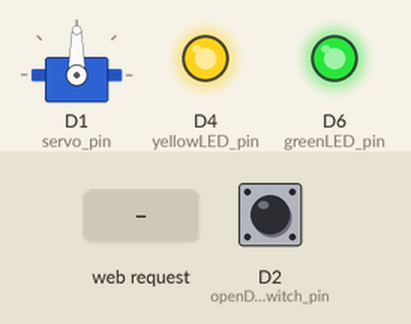
Simulated run of this sketch. Board: ESP8266 (NodeMCU). Parts: servo, output pins drawn as LEDs (lit = HIGH). The inputs (shaded band) are chosen by the test bench; at power-on: D2 (openDoorSwitch_pin) HIGH. WiFi joins after 1.5 s; servers stay silent unless stated; what the sketch prints to the serial monitor is not drawn.

Above: at 4.4 s.
4.5 s: HTTP request GET /DOOR1=OPEN received
At 5.3 s:
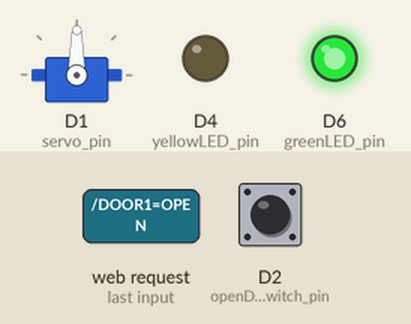
6.0 s: HTTP request GET /DOOR1=CLOSE received
At 6.12 s:
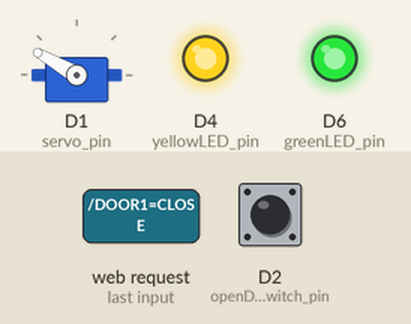
Timing chart, 0 to 9.0 s (numbered marks = the images above; inputs shaded):
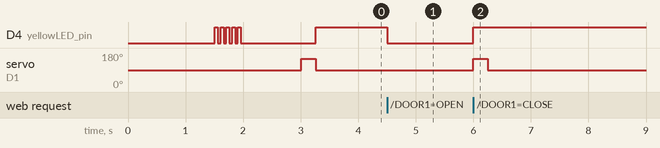

The sketch:

FunFoundEsp8266WebSever.ino
```cpp
#include <Servo.h>
#include <ESP8266WiFi.h>

#define servo_pin D1
#define openDoorSwitch_pin D2
#define greenLED_pin 12
#define yellowLED_pin 2
#define closeDoorTime 250

const char* ssid = "LLC-iPAD";    //  Your Wi-Fi Name
const char* password = "12qwaszx";   // Wi-Fi Password
int value = LOW;

WiFiServer server(80);
Servo myservo;


void initialize() {
  openDoor();

  for (int i = 0; i < 5; i++) {
    digitalWrite(yellowLED_pin, HIGH);
    delay(50);
    digitalWrite(yellowLED_pin, LOW);
    delay(50);
  }
  delay(1000);
  closeDoor();
  digitalWrite(yellowLED_pin, HIGH);
}

void openDoor() {
  while (digitalRead(openDoorSwitch_pin) == LOW) {
    myservo.write(45);//OPEN DOOR
    Serial.println("SERVO MOVING");
  }
  myservo.write(90);
}

void closeDoor() {

  myservo.write(150);
  delay(closeDoorTime);
  digitalWrite(greenLED_pin, HIGH);

  myservo.write(90);
}
void pinSetup() {
  myservo.attach(servo_pin);
  myservo.writeMicroseconds(1500);
  pinMode(openDoorSwitch_pin, INPUT_PULLUP);
  pinMode(greenLED_pin, OUTPUT);
  pinMode(yellowLED_pin, OUTPUT);
  digitalWrite(greenLED_pin, LOW);
  digitalWrite(yellowLED_pin, LOW);
  myservo.write(90);
}

void WiFiSetup() {

  Serial.begin(115200); //Default Baudrate
  Serial.print("Connecting to the Newtork");
  WiFi.begin(ssid, password);
  while (WiFi.status() != WL_CONNECTED)  {
    delay(500);
    Serial.print(".");
  }
  Serial.println("WiFi connected");
  server.begin();  // Starts the Server
  Serial.println("Server started");
  Serial.print("IP Address of network: "); // will IP address on Serial Monitor
  Serial.println(WiFi.localIP());
  Serial.print("Copy and paste the following URL: https://"); // Will print IP address in URL format
  Serial.print(WiFi.localIP());
  Serial.println("/");
}

void webSeverRequestCheck() {
  WiFiClient client = server.available();
  if (!client) {
    return;
  }
  while (!client.available()) {
    delay(1);
  }
  String request = client.readStringUntil('\r');
  Serial.println(request);
  client.flush();

  if (request.indexOf("/DOOR1=OPEN") != -1 && value==LOW) {
    digitalWrite(yellowLED_pin, LOW); // Turn LED ON
    openDoor();
    Serial.println(F("Door Opened."));
    value = HIGH;
  }

  if (request.indexOf("/DOOR1=CLOSE") != -1 && value==HIGH) {
    digitalWrite(yellowLED_pin, HIGH); // Turn LED OFF
    closeDoor();
    Serial.println(F("Door Closed."));
    value = LOW;
  }
  //*------------------HTML Page Code---------------------*//


  client.println("HTTP/1.1 200 OK"); //
  client.println("Content-Type: text/html");
  client.println("");
  client.println("<html>");
  client.println("<link rel=\"preconnect\" href=\"https://fonts.googleapis.com\"> <link rel=\"preconnect\" href=\"https://fonts.gstatic.com\" crossorigin> <link href=\"https://fonts.googleapis.com/css2?family=Open+Sans&display=swap\" rel=\"stylesheet\">");
  client.print(" DOOR STATUS: ");
  client.print(F("<style>body {background-color: #1e1e1e ;font-family: 'Open Sans', sans-serif; color:white; display:flex; flex-direction:column; align-items:center; justify-items:center;}</style>"));

  if (value == HIGH) {
    client.print("OPEN");
  }

  else {
    client.print("CLOSE");
  }

  client.println("<br><br>");
  client.println("<h1><a href=\"/DOOR1=OPEN\"\"><button>OPEN</button></a></h1>");
  client.println("<h1><a href=\"/DOOR1=CLOSE\"\"><button>CLOSE</button></a></h1><br />");
  client.println("</html>");

  delay(1);
  Serial.println("Client disonnected");
  Serial.println("");
}
void setup() {

  WiFiSetup();
  Serial.println("WiFiSetup Finished.");
  //delay(1000);
  //Serial.println("Setup started.");
  pinSetup();
  //Serial.println("pinSetup Finished.");
  initialize();
  //Serial.println("initialize Finished.");
}
void loop() {
  webSeverRequestCheck();
}
```

Measured:
- after the input at 4.5 s, D4 (yellowLED_pin): HIGH → LOW at once
- after the input at 6.0 s, D4 (yellowLED_pin): LOW → HIGH at once; servo on D1 (servo_pin): 90° → 150° at once, → 90° 0.25 s later
